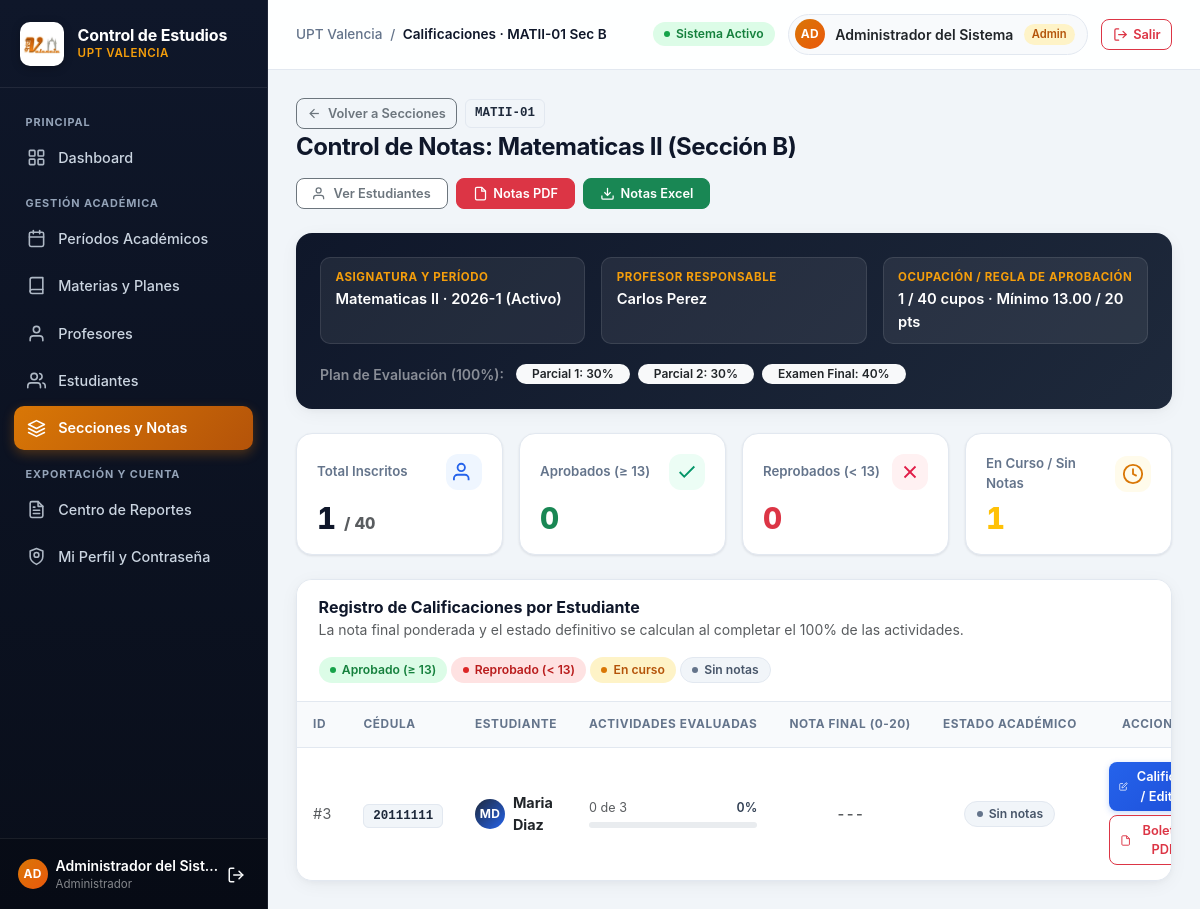
Screenshot of /nota/index/2 (signed in) with the database file from the repository.
### tables this page shows
CREATE TABLE secciones (
    id INT AUTO_INCREMENT PRIMARY KEY,
    materia_id INT NOT NULL,
    profesor_id INT NOT NULL,
    periodo_id INT NOT NULL,
    codigo_seccion VARCHAR(10) NOT NULL,
    aula VARCHAR(30) NULL,
    horario VARCHAR(100) NULL,
    created_at TIMESTAMP DEFAULT CURRENT_TIMESTAMP,
    CONSTRAINT fk_seccion_materia FOREIGN KEY (materia_id)
        REFERENCES materias(id) ON DELETE RESTRICT ON UPDATE CASCADE,
    CONSTRAINT fk_seccion_profesor FOREIGN KEY (profesor_id)
        REFERENCES profesores(id) ON DELETE RESTRICT ON UPDATE CASCADE,
    CONSTRAINT fk_seccion_periodo FOREIGN KEY (periodo_id)
        REFERENCES periodos(id) ON DELETE RESTRICT ON UPDATE CASCADE,
    CONSTRAINT uk_seccion_periodo UNIQUE (materia_id, periodo_id, codigo_seccion)
);

CREATE TABLE materias (
    id INT AUTO_INCREMENT PRIMARY KEY,
    codigo VARCHAR(20) NOT NULL UNIQUE,
    nombre VARCHAR(100) NOT NULL,
    creditos INT NOT NULL DEFAULT 3,
    descripcion TEXT NULL,
    created_at TIMESTAMP DEFAULT CURRENT_TIMESTAMP
);

CREATE TABLE periodos (
    id INT AUTO_INCREMENT PRIMARY KEY,
    nombre VARCHAR(20) NOT NULL UNIQUE,
    estado ENUM('activo', 'cerrado') NOT NULL DEFAULT 'activo',
    created_at TIMESTAMP DEFAULT CURRENT_TIMESTAMP
);

CREATE TABLE estudiantes (
    id INT AUTO_INCREMENT PRIMARY KEY,
    cedula VARCHAR(20) NOT NULL UNIQUE,
    nombres VARCHAR(100) NOT NULL,
    apellidos VARCHAR(100) NOT NULL,
    fecha_nacimiento DATE NOT NULL,
    genero ENUM('M', 'F', 'Otro') NOT NULL,
    direccion VARCHAR(200) NULL,
    telefono VARCHAR(20) NULL,
    correo VARCHAR(150) NULL,
    carrera VARCHAR(100) NULL,
    seccion_id INT NULL,
    created_at TIMESTAMP DEFAULT CURRENT_TIMESTAMP,
    CONSTRAINT fk_estudiante_seccion FOREIGN KEY (seccion_id)
        REFERENCES secciones(id) ON DELETE SET NULL ON UPDATE CASCADE
);

CREATE TABLE plan_evaluacion (
    id INT AUTO_INCREMENT PRIMARY KEY,
    materia_id INT NOT NULL,
    nombre_actividad VARCHAR(100) NOT NULL,
    porcentaje DECIMAL(5,2) NOT NULL,
    created_at TIMESTAMP DEFAULT CURRENT_TIMESTAMP,
    CONSTRAINT fk_plan_materia FOREIGN KEY (materia_id)
        REFERENCES materias(id) ON DELETE CASCADE ON UPDATE CASCADE,
    CONSTRAINT uk_materia_actividad UNIQUE (materia_id, nombre_actividad)
);

### app/Views/nota/index.php (the view, shortened to what the rows shown need)
<?php
require __DIR__ . '/../partials/header.php';
$totalInscritos = count($resumen);
$totalActividadesPlan = count($actividades);
$periodoCerrado = ($seccion['periodo_estado'] ?? 'activo') === 'cerrado';
?>
<body>
<div class="ce-app-wrapper">
    <?php require __DIR__ . '/../partials/sidebar.php'; ?>
    <main class="ce-content">
        <div class="ce-page-header">
            <div>
                <div class="d-flex align-items-center gap-2 mb-1">
                    <a href="<?= BASE_URL ?>seccion/index" class="btn btn-sm btn-outline-secondary ce-action-btn">
                        <svg viewBox="0 0 24 24" fill="none" stroke="currentColor" stroke-width="2"><line x1="19" y1="12" x2="5" y2="12"/><polyline points="12 19 5 12 12 5"/></svg>
                        <span>Volver a Secciones</span>
                    </a>
                    <span class="ce-code-pill"><?= htmlspecialchars($seccion['materia_codigo'] ?? '') ?></span>
                </div>
                <h1 class="ce-page-title mb-0">
                    Control de Notas: <?= htmlspecialchars($seccion['materia_nombre'] ?? '') ?> (Sección <?= htmlspecialchars($seccion['codigo_seccion'] ?? '') ?>)
                </h1>
            </div>
        </div>
        <div class="ce-context-banner">
            <div class="row g-3 mb-3">
                <div class="col-md-4">
                    <div class="ce-meta-item">
                        <div class="ce-meta-label">Asignatura y Período</div>
                        <p class="ce-meta-value">
                            <?= htmlspecialchars($seccion['materia_nombre'] ?? '') ?> · <?= htmlspecialchars($seccion['periodo_nombre'] ?? '') ?>
                            (<?= $periodoCerrado ? 'Cerrado' : 'Activo' ?>)
                        </p>
                    </div>
                </div>
                <div class="col-md-4">
                    <div class="ce-meta-item">
                        <div class="ce-meta-label">Ocupación / Regla de Aprobación</div>
                        <p class="ce-meta-value"><?= $totalInscritos ?> / <?= intval($seccion['cupo_maximo'] ?? 30) ?> cupos · Mínimo 13.00 / 20 pts</p>
                    </div>
                </div>
            </div>
            <div class="d-flex flex-wrap align-items-center gap-2 pt-1">
                <span class="small text-white-50 fw-semibold me-1">Plan de Evaluación (100%):</span>
                <?php foreach ($actividades as $actividad): ?>
                    <span class="badge rounded-pill bg-light text-dark px-3 py-1 fw-semibold">
                        <?= htmlspecialchars($actividad['nombre_actividad']) ?>: <?= number_format($actividad['porcentaje'], 0) ?>%
                    </span>
                <?php endforeach; ?>
            </div>
        </div>
        <div class="row g-3 mb-4">
            <div class="col-6 col-lg-3">
                <div class="ce-kpi-card">
                    <div class="d-flex justify-content-between align-items-center">
                        <span class="ce-kpi-label">Total Inscritos</span>
                        <span class="ce-kpi-icon blue" style="width: 36px; height: 36px;">
                        </span>
                    </div>
                    <div class="ce-kpi-value mb-0 mt-2"><?= $totalInscritos ?> <small class="text-muted fs-6">/ <?= intval($seccion['cupo_maximo'] ?? 30) ?></small></div>
                </div>
            </div>
        </div>
        <div class="ce-card">
            <div class="table-responsive">
                <table class="table ce-table">
                    <thead>
                        <tr>
                            <th>ID</th>
                            <th>Cédula</th>
                            <th>Estudiante</th>
                            <th>Actividades Evaluadas</th>
                            <th class="text-center">Nota Final (0-20)</th>
                            <th class="text-center">Estado Académico</th>
                            <th class="text-center">Acciones</th>
                        </tr>
                    </thead>
                    <tbody>
                        <?php if (empty($resumen)): ?>
                            <tr>
                                <td colspan="7" class="text-center text-muted py-5">
                                    No hay estudiantes inscritos en esta sección.
                                </td>
                            </tr>
                        <?php else: ?>
                            <?php foreach ($resumen as $fila): ?>
                                <?php
                                $iniNota = strtoupper(substr($fila['nombres'] ?? 'E', 0, 1) . substr($fila['apellidos'] ?? '', 0, 1));
                                $notasCargadasEst = intval($fila['total_notas'] ?? 0);
                                $pctEst = $totalActividadesPlan > 0 ? round(($notasCargadasEst / $totalActividadesPlan) * 100) : 0;
                                ?>
                                <tr>
                                    <td class="tabular-nums text-muted">#<?= htmlspecialchars($fila['estudiante_id']) ?></td>
                                    <td>
                                        <span class="ce-code-pill tabular-nums"><?= htmlspecialchars($fila['cedula']) ?></span>
                                    </td>
                                    <td>
                                        <div class="d-flex align-items-center gap-2">
                                            <span class="ce-avatar ce-avatar-sm"><?= htmlspecialchars($iniNota) ?></span>
                                            <span class="fw-bold text-dark">
                                                <?= htmlspecialchars($fila['nombres'] . ' ' . $fila['apellidos']) ?>
                                            </span>
                                        </div>
                                    </td>
                                    <td style="min-width: 160px;">
                                        <div class="d-flex justify-content-between small mb-1">
                                            <span class="text-muted"><?= $notasCargadasEst ?> de <?= $totalActividadesPlan ?></span>
                                            <span class="fw-semibold tabular-nums"><?= $pctEst ?>%</span>
                                        </div>
                                        <div class="progress" style="height: 6px; border-radius: 999px;">
                                        </div>
                                    </td>
                                    <td class="text-center tabular-nums">
                                        <?php if ($fila['estado'] === 'sin_notas' || $fila['estado'] === 'en_curso'): ?>
                                            <span class="text-muted fw-semibold">---</span>
                                        <?php else: ?>
                                            <span class="fs-6 fw-bold <?= $fila['estado'] === 'aprobado' ? 'text-success' : 'text-danger' ?>">
                                                <?= number_format($fila['nota_final'], 2) ?>
                                            </span>
                                        <?php endif; ?>
                                    </td>
                                    <td class="text-center">
                                        <?php if ($fila['estado'] === 'aprobado'): ?>
                                            <span class="ce-badge ce-badge-success"><span class="ce-badge-dot"></span>Aprobado</span>
                                        <?php elseif ($fila['estado'] === 'reprobado'): ?>
                                            <span class="ce-badge ce-badge-danger"><span class="ce-badge-dot"></span>Reprobado</span>
                                        <?php elseif ($fila['estado'] === 'en_curso'): ?>
                                            <span class="ce-badge ce-badge-warning"><span class="ce-badge-dot"></span>En curso</span>
                                        <?php else: ?>
                                            <span class="ce-badge ce-badge-neutral"><span class="ce-badge-dot"></span>Sin notas</span>
                                        <?php endif; ?>
                                    </td>
                                    <td class="text-center">
                                        <div class="d-inline-flex flex-wrap justify-content-center gap-1">
                                            <button type="button"
                                                    class="btn btn-sm <?= $periodoCerrado ? 'btn-outline-secondary' : 'btn-upt-primary' ?> ce-action-btn js-ver-notas"
                                                    data-estudiante-id="<?= htmlspecialchars($fila['estudiante_id']) ?>"
                                                    data-seccion-id="<?= htmlspecialchars($seccion['id']) ?>"
                                                    data-nombre="<?= htmlspecialchars($fila['nombres'] . ' ' . $fila['apellidos']) ?>">
                                                <svg viewBox="0 0 24 24" fill="none" stroke="currentColor" stroke-width="2"><path d="M11 4H4a2 2 0 0 0-2 2v14a2 2 0 0 0 2 2h14a2 2 0 0 0 2-2v-7"/><path d="M18.5 2.5a2.121 2.121 0 0 1 3 3L12 15l-4 1 1-4 9.5-9.5z"/></svg>
                                                <span><?= $periodoCerrado ? 'Consultar Notas' : 'Calificar / Editar' ?></span>
                                            </button>
                                            <a href="<?= BASE_URL ?>reporte/kardexPdf/<?= htmlspecialchars($fila['estudiante_id']) ?>"
                                               target="_blank"
                                               class="btn btn-sm btn-outline-danger ce-action-btn"
                                               title="Descargar Boletín / Kárdex Individual en PDF">
                                                <svg viewBox="0 0 24 24" fill="none" stroke="currentColor" stroke-width="2"><path d="M14 2H6a2 2 0 0 0-2 2v16a2 2 0 0 0 2 2h12a2 2 0 0 0 2-2V8z"/><polyline points="14 2 14 8 20 8"/></svg>
                                                <span>Boletín PDF</span>
                                            </a>
                                        </div>
                                    </td>
                                </tr>
                            <?php endforeach; ?>
                        <?php endif; ?>
                    </tbody>
                </table>
            </div>
        </div>
    </main>
</div>
</body>
</html>

### rows the page displays
secciones: materia.codigo "MATII-01", materia.nombre "Matematicas II", codigo_seccion "B", periodo.nombre "2026-1", materia "1"
plan_evaluacion: nombre_actividad "Parcial 1", porcentaje "30"
plan_evaluacion: nombre_actividad "Parcial 2", porcentaje "30"
plan_evaluacion: nombre_actividad "Examen Final", porcentaje "40"
estudiantes: id "3", cedula "20111111", iniNota "MD", nombres+apellidos "Maria Diaz", notasCargadasEst "0", pctEst "0"

### other values shown
$iniciales "AD"
$nombreUsuario "Administrador del Sist…"
$pageHeading "Calificaciones · MATII-01 Sec B"
$nombreUsuario "Administrador del Sistema"
$rolActual "Admin"
$seccion['profesor_nombre'] "Carlos Perez"
$seccion['cupo_maximo'] "40"
$totalAprobados "0"
$totalReprobados "0"
$totalEnCurso "1"
